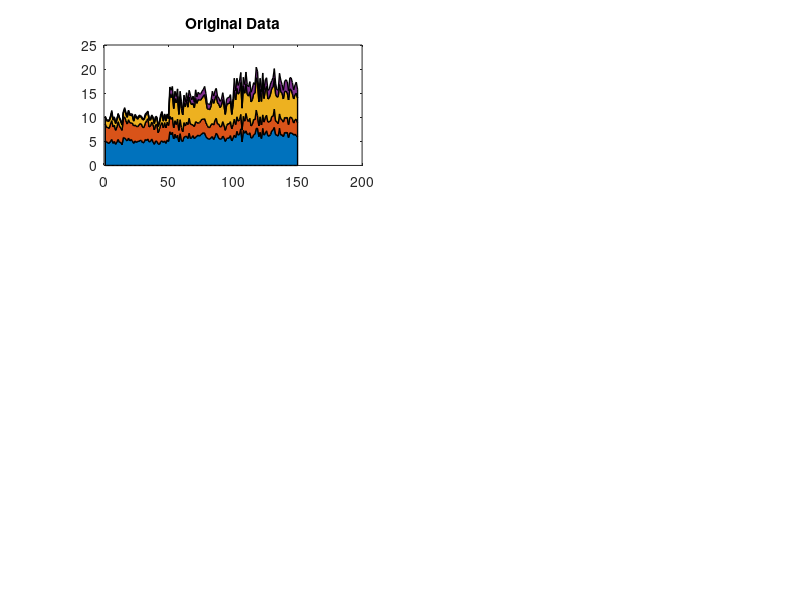

Source code (MATLAB): (Note: this script raises an error after producing the figure.)
%% Synthetic Data Generation by Markov Chain Monte Carlo (MCMC)
% MCMC methods, such as Metropolis-Hastings and Gibbs sampling, generate samples from a target 
% distribution by iteratively updating states based on conditional probabilities.

%% Load the dataset
clear;
load fisheriris.mat;
original_data=meas;
Classes=3; % Number of Classes
NF=size(original_data); NF=NF(1,2); % Number of Features
Target(1:50)=1;Target(51:100)=2;Target(101:150)=3;Target=Target'; % Original labels

%% MCMC Body
for i=1:NF
original_data=meas (:,i);
num_original_data = numel(original_data);
% Define the target distribution (you can adjust this based on your data)
target_mean = mean(original_data);
target_std = std(original_data);
% Parameters for the Metropolis-Hastings algorithm

num_samples = 800; % Number of synthetic data points to generate

burn_in = 1000;      % Number of burn-in iterations
proposal_std = 0.9;  % Standard deviation of proposal distribution
% Initialize the chain
current_state = mean(original_data); % Start from the mean of the original data
% Preallocate array for storing generated samples
synthetic_data = zeros(1, num_samples);
% Metropolis-Hastings algorithm
for t = 1:num_samples + burn_in
% Propose a new state from a Gaussian distribution
proposed_state = current_state + proposal_std * randn();
% Calculate acceptance ratio
current_likelihood = normpdf(current_state, target_mean, target_std);
proposed_likelihood = normpdf(proposed_state, target_mean, target_std);
acceptance_ratio = min(1, proposed_likelihood / current_likelihood);
% Accept or reject the proposed state
if rand() < acceptance_ratio
current_state = proposed_state;
end
% Store samples after burn-in
if t > burn_in
synthetic_data(t - burn_in) = current_state;
end
end
Syn(:,i)=synthetic_data;
end

%% Getting labels of synthetic generated data by K-means clustering
[Lbl,C,sumd,D] = kmeans(Syn,Classes,'MaxIter',10000,...
    'Display','final','Replicates',10);

%% Plot data and classes
Feature1=2;
Feature2=3;
f1=meas(:,Feature1); % feature1
f2=meas(:,Feature2); % feature 2
ff1=Syn(:,Feature1); % feature1
ff2=Syn(:,Feature2); % feature 2
figure('units','normalized','outerposition',[0 0 1 1])
subplot(3,2,1)
area(meas, 'linewidth',1); title('Original Data');
ax = gca; ax.FontSize = 12; ax.FontWeight='bold'; grid on;
subplot(3,2,2)
area(Syn, 'linewidth',1); title('Synthetic Data');
ax = gca; ax.FontSize = 12; ax.FontWeight='bold'; grid on;
subplot(3,2,3)
gscatter(f1,f2,Target,'rkg','.',20); title('Original');
ax = gca; ax.FontSize = 12; ax.FontWeight='bold'; grid on;
subplot(3,2,4)
gscatter(ff1,ff2,Lbl,'rkg','.',20); title('Synthetic');
ax = gca; ax.FontSize = 12; ax.FontWeight='bold'; grid on;
subplot(3,2,[5 6])
histogram(meas, 'Normalization', 'probability', 'DisplayName', 'Original Data');
hold on;
histogram(Syn, 'Normalization', 'probability', 'DisplayName', 'Synthetic Data');
legend('Original','Synthetic')
%% Train and Test
% Training Synthetic dataset by SVM
Mdlsvm  = fitcecoc(Syn,Lbl); CVMdlsvm = crossval(Mdlsvm); 
SVMError = kfoldLoss(CVMdlsvm);
SVMAccAugTrain = (1 - SVMError)*100;

% Predict new samples (the whole original dataset)
[label5,score5,cost5] = predict(Mdlsvm,meas);

% % Test error and accuracy calculations
DataSize=size(meas);DataSize=DataSize(1,1);
a=0;b=0;c=0;
for i=1:DataSize
if label5(i)== 1
a=a+1;
elseif label5(i)==2
b=b+1;
else
label5(i)==3
c=c+1;
end;end;
erra=abs(a-50);errb=abs(b-50);errc=abs(c-50);
err=erra+errb+errc;TestErr=err*100/DataSize;
SVMAccAugTest=100-TestErr; % Test Accuracy

% Train and Test Accuracy Results
AugRessvm = [' SDG Train SVM "',num2str(SVMAccAugTrain),'" SDG Test SVM"', num2str(SVMAccAugTest),'"'];
disp(AugRessvm);


